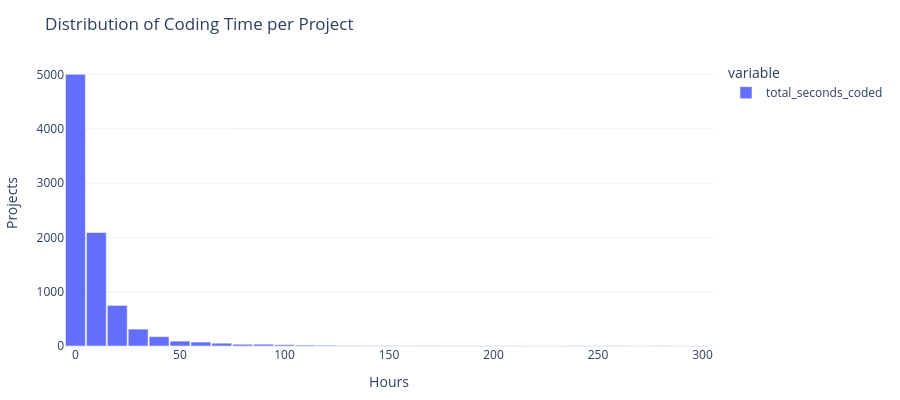
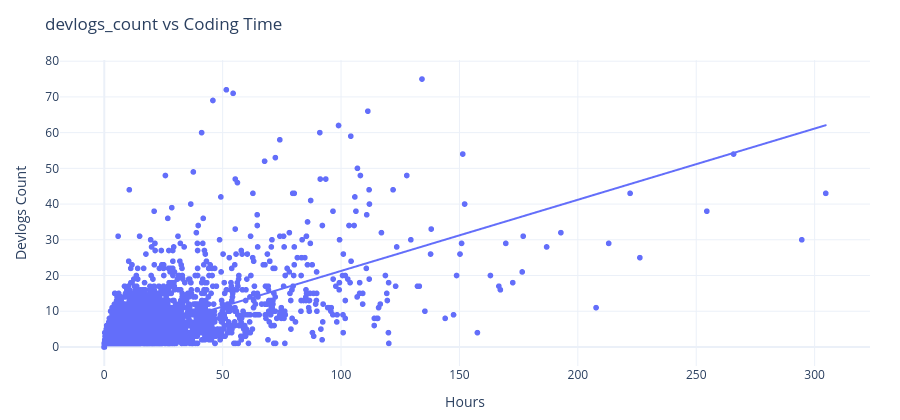

Notebook code for these charts, in order:
### Markdown cell above
## Time distributions and relationships
- Distribution of coding time (hours)
- Relationship between coding time and votes/ships/devlogs

### Code cell
hrs = pd.to_numeric(df[time_col], errors='coerce').fillna(0) / 3600.0

fig = px.histogram(hrs.dropna(), nbins=40,
                   title='Distribution of Coding Time per Project',
                   labels={'value': 'Hours', 'count': 'Projects'},
                   color_discrete_sequence=['#636EFA'])
fig.update_traces(marker_line_color='white', marker_line_width=0.5)
fig.update_layout(bargap=0.05, height=max(DEFAULT_HEIGHT - 20, 400),
                  xaxis_title='Hours', yaxis_title='Projects')
fig.show()
save_plotly(fig, name='project_time_distribution', description='Histogram of coding time per project', friendly_name='Time Distribution (Projects)')

cand_cols = [c for c in ['votes_count', 'likes_count', 'ships_count', 'devlogs_count'] if c in df.columns]
if cand_cols:
    for col in cand_cols:
        y = pd.to_numeric(df[col], errors='coerce')
        plot_df = pd.DataFrame({'hours': hrs, col: y}).dropna()
        if plot_df.empty:
            continue
        try:
            fig = px.scatter(plot_df, x='hours', y=col, trendline='ols',
                             title=f'{col} vs Coding Time',
                             labels={'hours': 'Hours', col: col.replace('_', ' ').title()})
        except Exception:
            fig = px.scatter(plot_df, x='hours', y=col,
                             title=f'{col} vs Coding Time',
                             labels={'hours': 'Hours', col: col.replace('_', ' ').title()})
        fig.update_layout(height=max(DEFAULT_HEIGHT, 420))
        fig.show()
        save_plotly(fig, name=f'{col}_vs_hours', description=f'Scatter of {col} versus coding time (hours)', friendly_name=f"{col.replace('_',' ').title()} vs Hours")

### Figure 1 — Plotly figure (JSON) as saved in the notebook; plotly's stock layout.template omitted (floating-point values rounded to 4 significant figures; data arrays with more than 128 entries replaced by an {"elided": "..."} marker saying what was removed)
{"data": [{"bingroup": "x", "hovertemplate": "variable=total_seconds_coded<br>Hours=%{x}<br>count=%{y}<extra></extra>", "legendgroup": "total_seconds_coded", "marker": {"color": "#636EFA", "line": {"color": "white", "width": 0.5}, "pattern": {"shape": ""}}, "name": "total_seconds_coded", "nbinsx": 40, "orientation": "v", "showlegend": true, "type": "histogram", "x": {"elided": "8695 float values"}, "xaxis": "x", "yaxis": "y"}], "layout": {"bargap": 0.05, "barmode": "relative", "height": 400, "legend": {"title": {"text": "variable"}, "tracegroupgap": 0}, "title": {"text": "Distribution of Coding Time per Project"}, "xaxis": {"anchor": "y", "domain": [0, 1], "title": {"text": "Hours"}}, "yaxis": {"anchor": "x", "domain": [0, 1], "title": {"text": "Projects"}}}}

### Figure 2 — Plotly figure (JSON) as saved in the notebook; plotly's stock layout.template omitted (floating-point values rounded to 4 significant figures; data arrays with more than 128 entries replaced by an {"elided": "..."} marker saying what was removed)
{"data": [{"hovertemplate": "Hours=%{x}<br>Devlogs Count=%{y}<extra></extra>", "legendgroup": "", "marker": {"color": "#636efa", "symbol": "circle"}, "mode": "markers", "name": "", "showlegend": false, "type": "scattergl", "x": {"elided": "8695 float values"}, "xaxis": "x", "y": {"elided": "8695 int values"}, "yaxis": "y"}, {"hovertemplate": "<b>OLS trendline</b><br>devlogs_count = 0.199302 * hours + 1.34833<br>R<sup>2</sup>=0.464262<br><br>Hours=%{x}<br>Devlogs Count=%{y} <b>(trend)</b><extra></extra>", "legendgroup": "", "marker": {"color": "#636efa", "symbol": "circle"}, "mode": "lines", "name": "", "showlegend": false, "type": "scattergl", "x": {"elided": "8695 float values"}, "xaxis": "x", "y": {"elided": "8695 float values"}, "yaxis": "y"}], "layout": {"height": 420, "legend": {"tracegroupgap": 0}, "title": {"text": "devlogs_count vs Coding Time"}, "xaxis": {"anchor": "y", "domain": [0, 1], "title": {"text": "Hours"}}, "yaxis": {"anchor": "x", "domain": [0, 1], "title": {"text": "Devlogs Count"}}}}
